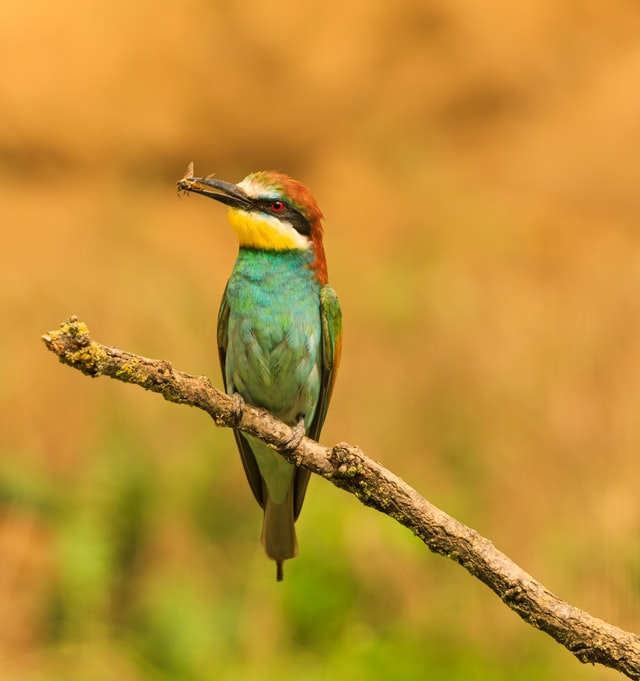
#> input picture Task2/cv2/Tutorial1/basics/images/bird.jpg, 640 x 681 px
$ jupyter execute core_operations.ipynb
#> lines starting #> are read from the running program, lines starting #| are printed output that depends on the picture; after the words box and inside, x2 and y2 are one past the last pixel; in counts of white or black regions, pixels touching at a corner belong together
[cell 1]
import cv2
import numpy as np
import matplotlib.pyplot as plt

[cell 2]
img=cv2.imread('../../Tutorial1/basics/images/bird.jpg')
#> img is the input picture: shape (681, 640, 3); mean B, G, R 50.7, 144.7, 193.4
img=img.copy()
img.shape
#> Out = (681, 640, 3)

[cell 3]
plt.imshow(img)

[cell 4]
b,g,r=cv2.split(img)
img=cv2.merge((b,g,r))
nimg=img[150:300,150:400]
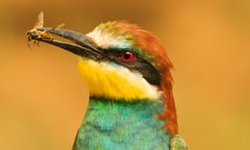
#> nimg: shape (150, 250, 3); mean B, G, R 57.2, 142.4, 189.7
img[0:150,0:250]=nimg
#> img: shape (681, 640, 3); 8.6% of pixels changed, all inside (x1, y1, x2, y2) = (0, 0, 250, 150)
cv2.imshow('image',img)
cv2.waitKey(0)
cv2.destroyAllWindows()

[cell 5]
b,g,r=cv2.split(img)
img=cv2.merge((b,g,r))
nimg=img[150:400,150:400]
#> nimg: shape (250, 250, 3)
_shape=img.shape[0]-nimg.shape[0],img.shape[1]-nimg.shape[1]
img[_shape[0]:_shape[0]+nimg.shape[0],_shape[1]:_shape[1]+nimg.shape[1]]=nimg
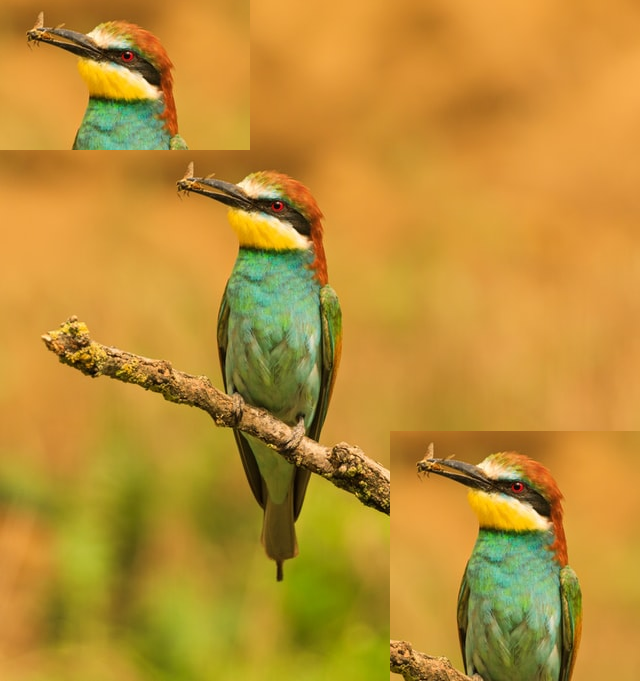
#> img: shape (681, 640, 3); mean B, G, R 51.9, 143.1, 188.9
cv2.imshow('image',img)
cv2.waitKey(0)
cv2.destroyAllWindows()

[cell 6]
b,g,r=cv2.split(img)
img=cv2.merge((b,g,r))
nimg=img[150:400,150:400]
_shape=img.shape[0]-nimg.shape[0],img.shape[1]-nimg.shape[1]
img[0:nimg.shape[1],_shape[1]:_shape[1]+nimg.shape[1]]=nimg
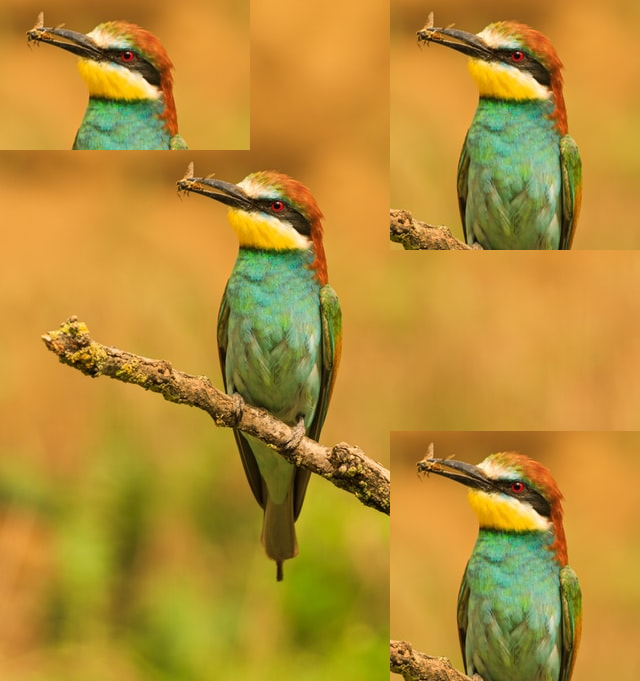
#> img: shape (681, 640, 3); 14.34% of pixels changed, all inside (x1, y1, x2, y2) = (390, 0, 640, 250)
cv2.imshow('image',img)
cv2.waitKey(0)
cv2.destroyAllWindows()

[cell 7]
b,g,r=cv2.split(img)
img=cv2.merge((b,g,r))
nimg=img[150:400,150:400]
_shape=img.shape[0]-nimg.shape[0],img.shape[1]-nimg.shape[1]
img[_shape[1]:_shape[1]+nimg.shape[1],0:nimg.shape[1]]=nimg
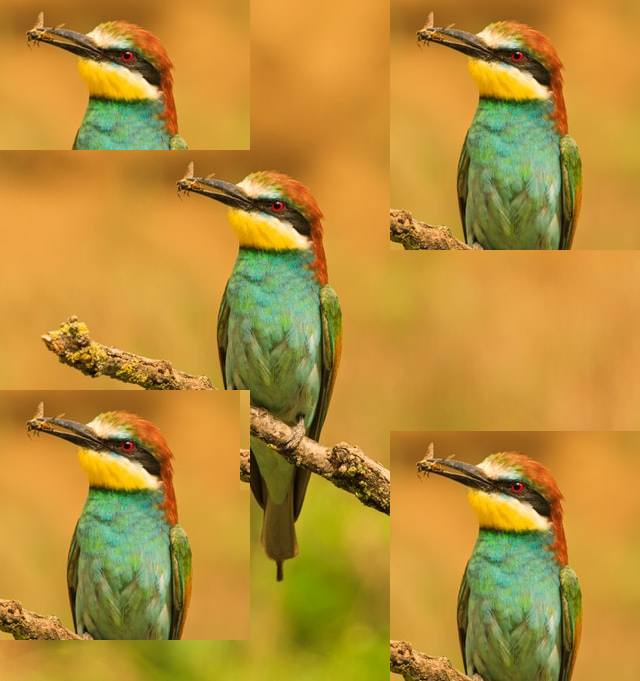
#> img: shape (681, 640, 3); 14.34% of pixels changed, all inside (x1, y1, x2, y2) = (0, 390, 250, 640)
cv2.imshow('image',img)
cv2.waitKey(0)
cv2.destroyAllWindows()

[cell 8]
b,g,r=cv2.split(img)
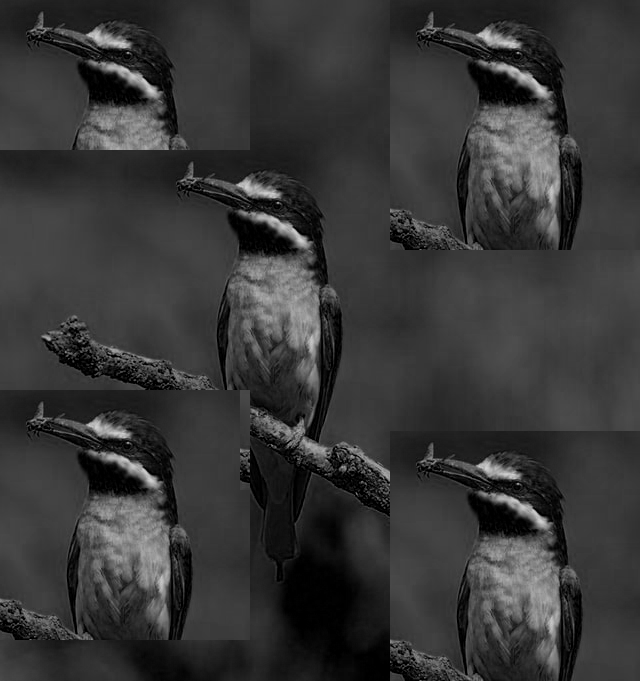
#> b: shape (681, 640); min 0, max 210, mean 55.3
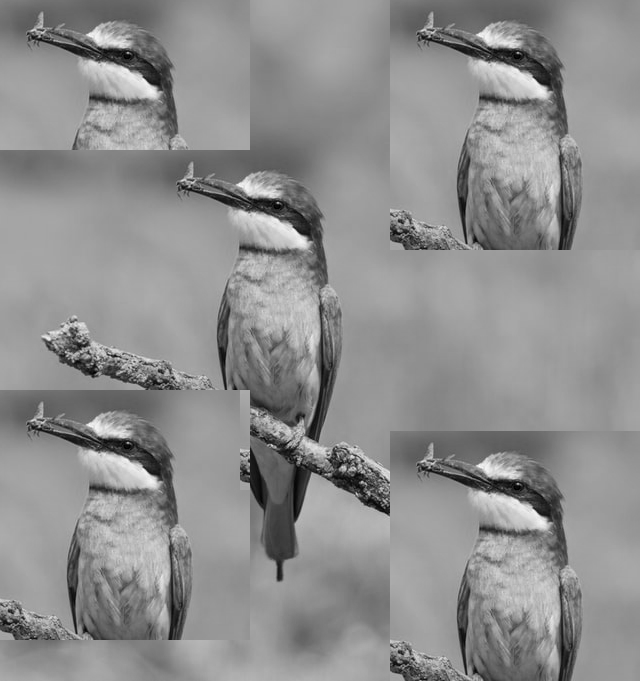
#> g: shape (681, 640); min 0, max 254, mean 142.2
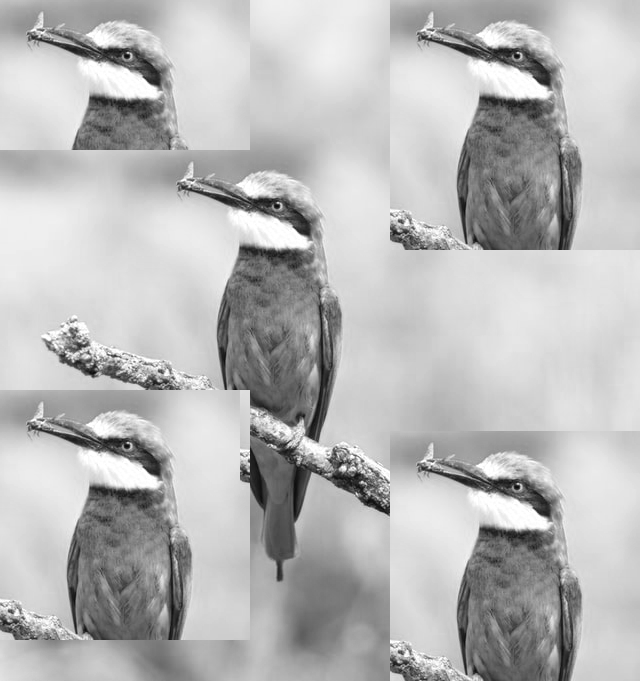
#> r: shape (681, 640); min 8, max 255, mean 184.1
img=cv2.merge((b,g,r))
nimg=img[150:400,150:400]
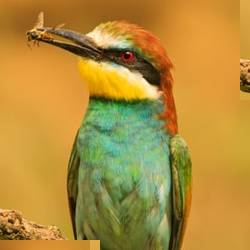
#> nimg: shape (250, 250, 3); mean B, G, R 59.1, 141.1, 178.2
nimg=cv2.resize(nimg,(img.shape[1],img.shape[0]))
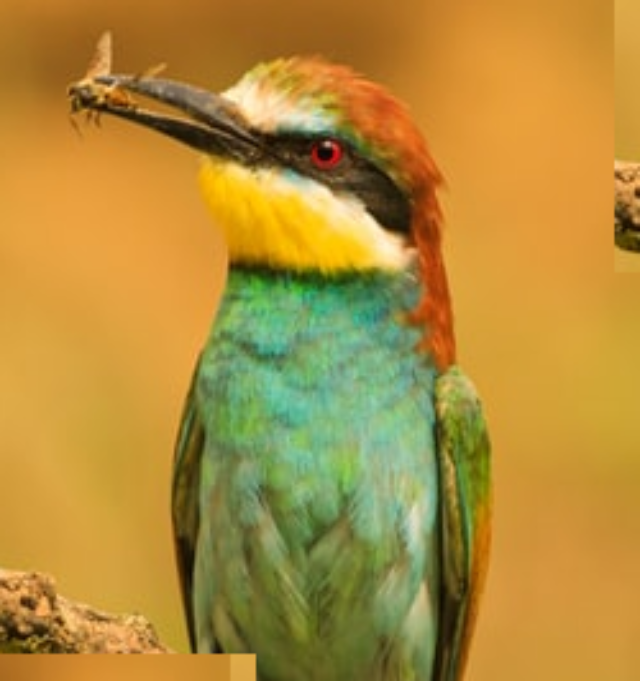
#> nimg: shape (681, 640, 3); mean B, G, R 59.1, 141, 178.1
img=cv2.addWeighted(nimg,.3,img,1,0)
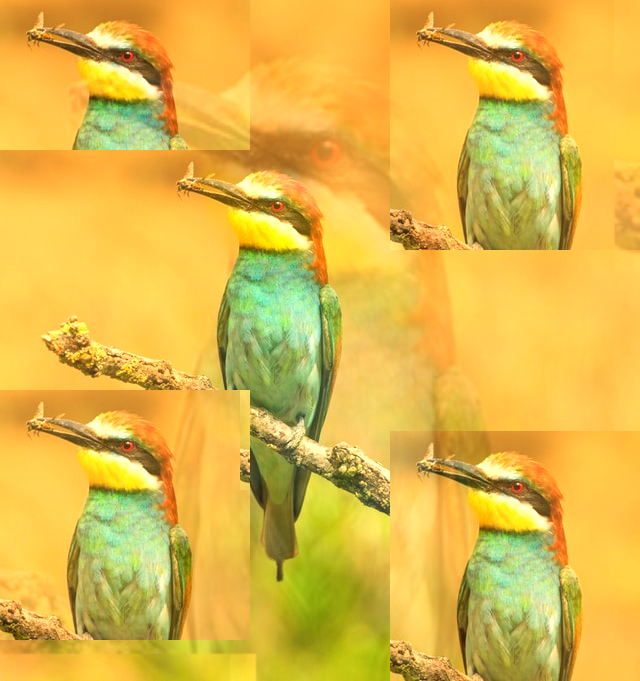
#> img: shape (681, 640, 3); mean B, G, R 73, 184.4, 224.4
cv2.imshow('image',img)
cv2.waitKey(0)
cv2.destroyAllWindows()
